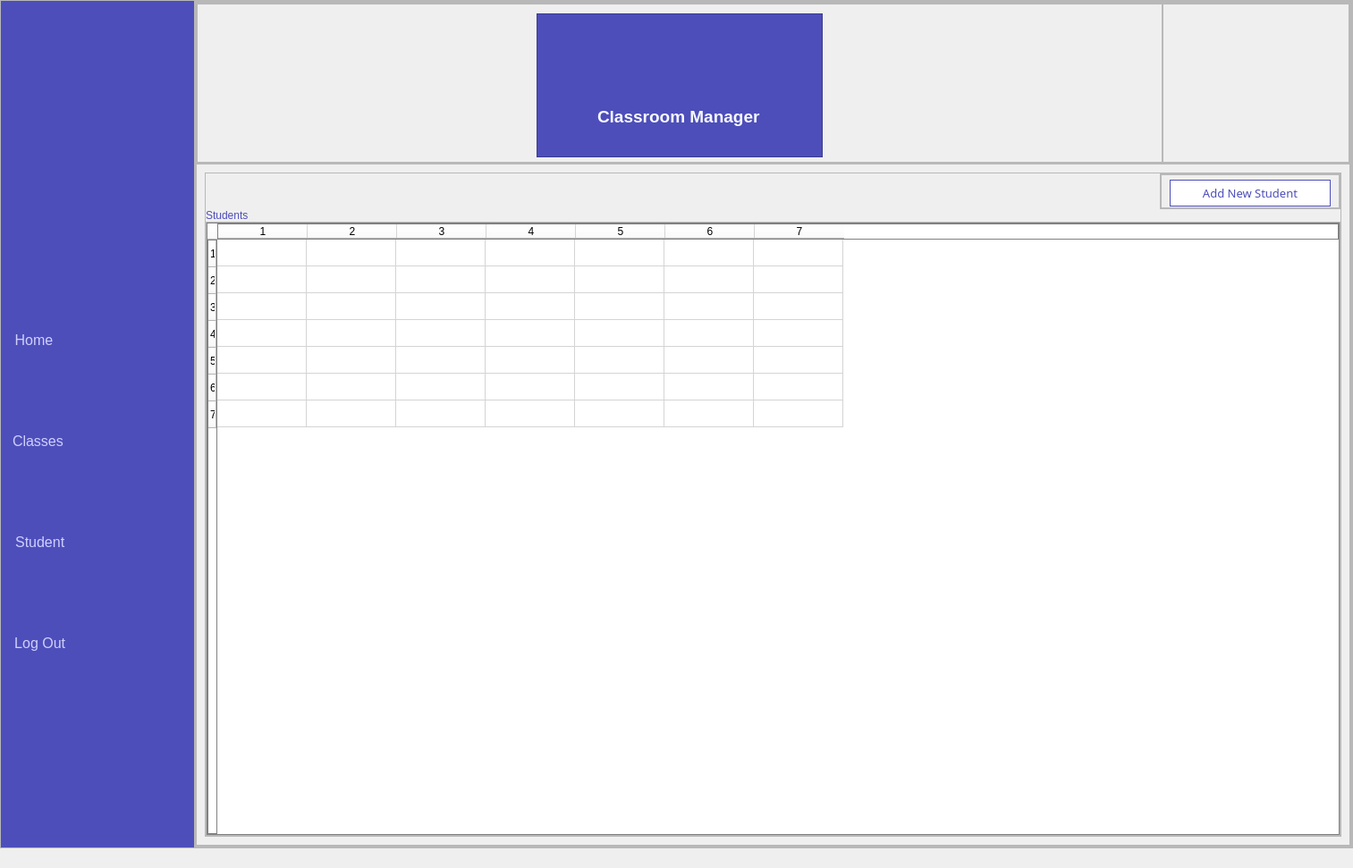
<?xml version="1.0" encoding="UTF-8"?>
<ui version="4.0">
 <class>MainWindow</class>
 <widget class="QMainWindow" name="MainWindow">
  <property name="geometry">
   <rect>
    <x>0</x>
    <y>0</y>
    <width>1513</width>
    <height>971</height>
   </rect>
  </property>
  <property name="cursor">
   <cursorShape>PointingHandCursor</cursorShape>
  </property>
  <property name="windowTitle">
   <string>MainWindow</string>
  </property>
  <property name="styleSheet">
   <string notr="true">background-color: rgb(239, 239, 239);</string>
  </property>
  <widget class="QWidget" name="centralwidget">
   <property name="styleSheet">
    <string notr="true">
QPushButton::hover
{
background-color : rb(47,149,141);
}</string>
   </property>
   <layout class="QHBoxLayout" name="horizontalLayout">
    <property name="spacing">
     <number>0</number>
    </property>
    <property name="leftMargin">
     <number>0</number>
    </property>
    <property name="topMargin">
     <number>0</number>
    </property>
    <property name="rightMargin">
     <number>0</number>
    </property>
    <property name="bottomMargin">
     <number>0</number>
    </property>
    <item>
     <widget class="QFrame" name="frame">
      <property name="frameShape">
       <enum>QFrame::StyledPanel</enum>
      </property>
      <property name="frameShadow">
       <enum>QFrame::Raised</enum>
      </property>
      <layout class="QHBoxLayout" name="horizontalLayout_2">
       <property name="spacing">
        <number>0</number>
       </property>
       <property name="leftMargin">
        <number>0</number>
       </property>
       <property name="topMargin">
        <number>0</number>
       </property>
       <property name="rightMargin">
        <number>0</number>
       </property>
       <property name="bottomMargin">
        <number>0</number>
       </property>
       <item>
        <widget class="QFrame" name="MenuBar">
         <property name="maximumSize">
          <size>
           <width>400</width>
           <height>16777215</height>
          </size>
         </property>
         <property name="styleSheet">
          <string notr="true">
border:2px solid  #f8f8f9;
background-color:#f8f8f9 ;
color:#89919c;

border:2px solid  #4d4eba;
background-color:#4d4eba ;

color:#f6f8ff;
color:#cfcfff   ;





</string>
         </property>
         <property name="frameShape">
          <enum>QFrame::StyledPanel</enum>
         </property>
         <property name="frameShadow">
          <enum>QFrame::Raised</enum>
         </property>
         <layout class="QVBoxLayout" name="verticalLayout">
          <property name="spacing">
           <number>0</number>
          </property>
          <property name="leftMargin">
           <number>0</number>
          </property>
          <property name="topMargin">
           <number>0</number>
          </property>
          <property name="rightMargin">
           <number>0</number>
          </property>
          <property name="bottomMargin">
           <number>0</number>
          </property>
          <item alignment="Qt::AlignHCenter">
           <widget class="QLabel" name="label">
            <property name="minimumSize">
             <size>
              <width>0</width>
              <height>60</height>
             </size>
            </property>
            <property name="maximumSize">
             <size>
              <width>16777215</width>
              <height>160</height>
             </size>
            </property>
            <property name="font">
             <font>
              <pointsize>14</pointsize>
              <weight>75</weight>
              <bold>true</bold>
             </font>
            </property>
            <property name="text">
             <string/>
            </property>
            <property name="pixmap">
             <pixmap resource="Resources.qrc">:/Icons/Icons/logoBook-removebg-preview.png</pixmap>
            </property>
            <property name="alignment">
             <set>Qt::AlignCenter</set>
            </property>
           </widget>
          </item>
          <item>
           <widget class="Line" name="line_2">
            <property name="font">
             <font>
              <pointsize>16</pointsize>
             </font>
            </property>
            <property name="styleSheet">
             <string notr="true">color: rgb(255, 255, 127);
background-color: rgb(0, 255, 255);</string>
            </property>
            <property name="orientation">
             <enum>Qt::Horizontal</enum>
            </property>
           </widget>
          </item>
          <item>
           <spacer name="verticalSpacer">
            <property name="orientation">
             <enum>Qt::Vertical</enum>
            </property>
            <property name="sizeType">
             <enum>QSizePolicy::Maximum</enum>
            </property>
            <property name="sizeHint" stdset="0">
             <size>
              <width>15</width>
              <height>30</height>
             </size>
            </property>
           </spacer>
          </item>
          <item>
           <widget class="QPushButton" name="btnHomeMenu">
            <property name="maximumSize">
             <size>
              <width>16777215</width>
              <height>62</height>
             </size>
            </property>
            <property name="font">
             <font>
              <family>MS Shell Dlg 2</family>
              <pointsize>12</pointsize>
             </font>
            </property>
            <property name="cursor">
             <cursorShape>PointingHandCursor</cursorShape>
            </property>
            <property name="layoutDirection">
             <enum>Qt::LeftToRight</enum>
            </property>
            <property name="styleSheet">
             <string notr="true">QPushButton:hover {  
	background-color:#6c70ca;
	border-radius:13px;
	color:#f6f8ff;	
    icon: url(:/Icons/Icons/DashboardWhite.png);

}
</string>
            </property>
            <property name="text">
             <string>  Home                                  </string>
            </property>
            <property name="icon">
             <iconset resource="Resources.qrc">
              <normaloff>:/Icons/Icons/DashboardWhite.png</normaloff>:/Icons/Icons/DashboardWhite.png</iconset>
            </property>
            <property name="iconSize">
             <size>
              <width>40</width>
              <height>40</height>
             </size>
            </property>
            <property name="autoDefault">
             <bool>false</bool>
            </property>
            <property name="default">
             <bool>false</bool>
            </property>
            <property name="flat">
             <bool>false</bool>
            </property>
           </widget>
          </item>
          <item>
           <widget class="QPushButton" name="btnMenuClass">
            <property name="maximumSize">
             <size>
              <width>16777215</width>
              <height>62</height>
             </size>
            </property>
            <property name="font">
             <font>
              <family>MS Shell Dlg 2</family>
              <pointsize>12</pointsize>
             </font>
            </property>
            <property name="cursor">
             <cursorShape>PointingHandCursor</cursorShape>
            </property>
            <property name="layoutDirection">
             <enum>Qt::LeftToRight</enum>
            </property>
            <property name="styleSheet">
             <string notr="true">QPushButton:hover {  
	background-color:#6c70ca;
	border-radius:13px;
	color:#f6f8ff;	

}
</string>
            </property>
            <property name="text">
             <string>  Classes                                </string>
            </property>
            <property name="icon">
             <iconset resource="Resources.qrc">
              <normaloff>:/Icons/Icons/icons8-class-40.png</normaloff>:/Icons/Icons/icons8-class-40.png</iconset>
            </property>
            <property name="iconSize">
             <size>
              <width>40</width>
              <height>40</height>
             </size>
            </property>
            <property name="autoDefault">
             <bool>false</bool>
            </property>
            <property name="default">
             <bool>false</bool>
            </property>
            <property name="flat">
             <bool>false</bool>
            </property>
           </widget>
          </item>
          <item>
           <widget class="QPushButton" name="btnStudent">
            <property name="maximumSize">
             <size>
              <width>16777215</width>
              <height>62</height>
             </size>
            </property>
            <property name="font">
             <font>
              <family>MS Shell Dlg 2</family>
              <pointsize>12</pointsize>
             </font>
            </property>
            <property name="cursor">
             <cursorShape>PointingHandCursor</cursorShape>
            </property>
            <property name="layoutDirection">
             <enum>Qt::LeftToRight</enum>
            </property>
            <property name="styleSheet">
             <string notr="true">QPushButton:hover {  
	background-color:#6c70ca;
	border-radius:13px;
	color:#f6f8ff;	

}
</string>
            </property>
            <property name="text">
             <string>  Student                               </string>
            </property>
            <property name="icon">
             <iconset resource="Resources.qrc">
              <normaloff>:/Icons/Icons/icons8-schoolboy-at-a-desk-40.png</normaloff>:/Icons/Icons/icons8-schoolboy-at-a-desk-40.png</iconset>
            </property>
            <property name="iconSize">
             <size>
              <width>40</width>
              <height>40</height>
             </size>
            </property>
            <property name="autoDefault">
             <bool>false</bool>
            </property>
            <property name="default">
             <bool>false</bool>
            </property>
            <property name="flat">
             <bool>false</bool>
            </property>
           </widget>
          </item>
          <item>
           <widget class="QPushButton" name="btnLogOut">
            <property name="maximumSize">
             <size>
              <width>16777215</width>
              <height>62</height>
             </size>
            </property>
            <property name="font">
             <font>
              <family>MS Shell Dlg 2</family>
              <pointsize>12</pointsize>
             </font>
            </property>
            <property name="cursor">
             <cursorShape>PointingHandCursor</cursorShape>
            </property>
            <property name="layoutDirection">
             <enum>Qt::LeftToRight</enum>
            </property>
            <property name="styleSheet">
             <string notr="true">QPushButton:hover {  
	background-color:#6c70ca;
	border-radius:13px;
	color:#f6f8ff;	

}
</string>
            </property>
            <property name="text">
             <string>  Log Out                               </string>
            </property>
            <property name="icon">
             <iconset resource="Resources.qrc">
              <normaloff>:/Icons/Icons/icons8-logout-40.png</normaloff>:/Icons/Icons/icons8-logout-40.png</iconset>
            </property>
            <property name="iconSize">
             <size>
              <width>40</width>
              <height>40</height>
             </size>
            </property>
            <property name="autoDefault">
             <bool>false</bool>
            </property>
            <property name="default">
             <bool>false</bool>
            </property>
            <property name="flat">
             <bool>false</bool>
            </property>
           </widget>
          </item>
          <item>
           <spacer name="verticalSpacer_2">
            <property name="orientation">
             <enum>Qt::Vertical</enum>
            </property>
            <property name="sizeType">
             <enum>QSizePolicy::Maximum</enum>
            </property>
            <property name="sizeHint" stdset="0">
             <size>
              <width>100</width>
              <height>140</height>
             </size>
            </property>
           </spacer>
          </item>
         </layout>
        </widget>
       </item>
       <item>
        <widget class="QFrame" name="Window">
         <property name="styleSheet">
          <string notr="true">background-color: rgb(239, 239, 239);
QPushButton::hover

{
background-color : rgb(41,149,141);
color:#48ACAC
}</string>
         </property>
         <property name="frameShape">
          <enum>QFrame::StyledPanel</enum>
         </property>
         <property name="frameShadow">
          <enum>QFrame::Raised</enum>
         </property>
         <layout class="QHBoxLayout" name="horizontalLayout_3">
          <property name="spacing">
           <number>0</number>
          </property>
          <property name="leftMargin">
           <number>0</number>
          </property>
          <property name="topMargin">
           <number>0</number>
          </property>
          <property name="rightMargin">
           <number>0</number>
          </property>
          <property name="bottomMargin">
           <number>0</number>
          </property>
          <item>
           <widget class="QFrame" name="frame_2">
            <property name="frameShape">
             <enum>QFrame::StyledPanel</enum>
            </property>
            <property name="frameShadow">
             <enum>QFrame::Raised</enum>
            </property>
            <layout class="QVBoxLayout" name="verticalLayout_2">
             <property name="spacing">
              <number>0</number>
             </property>
             <property name="leftMargin">
              <number>0</number>
             </property>
             <property name="topMargin">
              <number>0</number>
             </property>
             <property name="rightMargin">
              <number>0</number>
             </property>
             <property name="bottomMargin">
              <number>0</number>
             </property>
             <item>
              <widget class="QFrame" name="frame_3">
               <property name="minimumSize">
                <size>
                 <width>0</width>
                 <height>180</height>
                </size>
               </property>
               <property name="maximumSize">
                <size>
                 <width>16777215</width>
                 <height>16777215</height>
                </size>
               </property>
               <property name="frameShape">
                <enum>QFrame::StyledPanel</enum>
               </property>
               <property name="frameShadow">
                <enum>QFrame::Raised</enum>
               </property>
               <layout class="QHBoxLayout" name="horizontalLayout_5">
                <property name="spacing">
                 <number>0</number>
                </property>
                <property name="leftMargin">
                 <number>0</number>
                </property>
                <property name="topMargin">
                 <number>0</number>
                </property>
                <property name="rightMargin">
                 <number>0</number>
                </property>
                <property name="bottomMargin">
                 <number>0</number>
                </property>
                <item alignment="Qt::AlignHCenter">
                 <widget class="QFrame" name="frame_5">
                  <property name="minimumSize">
                   <size>
                    <width>1080</width>
                    <height>0</height>
                   </size>
                  </property>
                  <property name="frameShape">
                   <enum>QFrame::StyledPanel</enum>
                  </property>
                  <property name="frameShadow">
                   <enum>QFrame::Raised</enum>
                  </property>
                  <layout class="QHBoxLayout" name="horizontalLayout_6">
                   <property name="spacing">
                    <number>0</number>
                   </property>
                   <property name="leftMargin">
                    <number>0</number>
                   </property>
                   <property name="topMargin">
                    <number>10</number>
                   </property>
                   <property name="rightMargin">
                    <number>0</number>
                   </property>
                   <property name="bottomMargin">
                    <number>5</number>
                   </property>
                   <item>
                    <widget class="QFrame" name="frame_7">
                     <property name="maximumSize">
                      <size>
                       <width>320</width>
                       <height>16777215</height>
                      </size>
                     </property>
                     <property name="mouseTracking">
                      <bool>true</bool>
                     </property>
                     <property name="styleSheet">
                      <string notr="true">background-color: rgb(77, 78, 186);</string>
                     </property>
                     <property name="frameShape">
                      <enum>QFrame::StyledPanel</enum>
                     </property>
                     <property name="frameShadow">
                      <enum>QFrame::Raised</enum>
                     </property>
                     <layout class="QVBoxLayout" name="verticalLayout_3">
                      <property name="spacing">
                       <number>0</number>
                      </property>
                      <item alignment="Qt::AlignHCenter">
                       <widget class="QLabel" name="label_2">
                        <property name="text">
                         <string/>
                        </property>
                        <property name="pixmap">
                         <pixmap resource="Resources.qrc">:/Icons/Icons/smallerLogo.png</pixmap>
                        </property>
                       </widget>
                      </item>
                      <item alignment="Qt::AlignHCenter">
                       <widget class="QLabel" name="label_3">
                        <property name="text">
                         <string>&lt;html&gt;&lt;head/&gt;&lt;body&gt;&lt;p&gt;&lt;span style=&quot; font-size:14pt; font-weight:600; color:#f6f8ff;&quot;&gt;Classroom Manager&lt;/span&gt;&lt;/p&gt;&lt;/body&gt;&lt;/html&gt;</string>
                        </property>
                       </widget>
                      </item>
                     </layout>
                    </widget>
                   </item>
                  </layout>
                 </widget>
                </item>
                <item>
                 <widget class="QFrame" name="frame_6">
                  <property name="frameShape">
                   <enum>QFrame::StyledPanel</enum>
                  </property>
                  <property name="frameShadow">
                   <enum>QFrame::Raised</enum>
                  </property>
                 </widget>
                </item>
               </layout>
              </widget>
             </item>
             <item>
              <widget class="QFrame" name="frame_4">
               <property name="frameShape">
                <enum>QFrame::StyledPanel</enum>
               </property>
               <property name="frameShadow">
                <enum>QFrame::Raised</enum>
               </property>
               <layout class="QHBoxLayout" name="horizontalLayout_4">
                <property name="spacing">
                 <number>0</number>
                </property>
                <property name="leftMargin">
                 <number>0</number>
                </property>
                <property name="topMargin">
                 <number>0</number>
                </property>
                <property name="rightMargin">
                 <number>0</number>
                </property>
                <property name="bottomMargin">
                 <number>0</number>
                </property>
                <item>
                 <widget class="QStackedWidget" name="stackedWidget">
                  <property name="currentIndex">
                   <number>3</number>
                  </property>
                  <widget class="QWidget" name="hjhjh">
                   <widget class="QLabel" name="label_5">
                    <property name="geometry">
                     <rect>
                      <x>390</x>
                      <y>170</y>
                      <width>68</width>
                      <height>19</height>
                     </rect>
                    </property>
                    <property name="text">
                     <string>TextLabel</string>
                    </property>
                   </widget>
                  </widget>
                  <widget class="QWidget" name="ClassPage">
                   <layout class="QVBoxLayout" name="verticalLayout_4">
                    <item>
                     <widget class="QFrame" name="frame_79">
                      <property name="frameShape">
                       <enum>QFrame::StyledPanel</enum>
                      </property>
                      <property name="frameShadow">
                       <enum>QFrame::Raised</enum>
                      </property>
                      <layout class="QVBoxLayout" name="verticalLayout_36">
                       <property name="spacing">
                        <number>0</number>
                       </property>
                       <property name="leftMargin">
                        <number>0</number>
                       </property>
                       <property name="topMargin">
                        <number>0</number>
                       </property>
                       <property name="rightMargin">
                        <number>0</number>
                       </property>
                       <property name="bottomMargin">
                        <number>0</number>
                       </property>
                       <item alignment="Qt::AlignRight">
                        <widget class="QFrame" name="frame_81">
                         <property name="maximumSize">
                          <size>
                           <width>16777215</width>
                           <height>40</height>
                          </size>
                         </property>
                         <property name="frameShape">
                          <enum>QFrame::StyledPanel</enum>
                         </property>
                         <property name="frameShadow">
                          <enum>QFrame::Raised</enum>
                         </property>
                         <layout class="QHBoxLayout" name="horizontalLayout_47">
                          <property name="spacing">
                           <number>0</number>
                          </property>
                          <property name="leftMargin">
                           <number>0</number>
                          </property>
                          <property name="topMargin">
                           <number>0</number>
                          </property>
                          <property name="rightMargin">
                           <number>0</number>
                          </property>
                          <property name="bottomMargin">
                           <number>0</number>
                          </property>
                          <item alignment="Qt::AlignHCenter|Qt::AlignTop">
                           <widget class="QFrame" name="frame_83">
                            <property name="minimumSize">
                             <size>
                              <width>200</width>
                              <height>0</height>
                             </size>
                            </property>
                            <property name="frameShape">
                             <enum>QFrame::StyledPanel</enum>
                            </property>
                            <property name="frameShadow">
                             <enum>QFrame::Raised</enum>
                            </property>
                            <layout class="QVBoxLayout" name="verticalLayout_43">
                             <property name="topMargin">
                              <number>5</number>
                             </property>
                             <item>
                              <widget class="QPushButton" name="btnAddNewClass">
                               <property name="minimumSize">
                                <size>
                                 <width>0</width>
                                 <height>30</height>
                                </size>
                               </property>
                               <property name="font">
                                <font>
                                 <family>Century Gothic</family>
                                 <pointsize>10</pointsize>
                                </font>
                               </property>
                               <property name="cursor">
                                <cursorShape>PointingHandCursor</cursorShape>
                               </property>
                               <property name="styleSheet">
                                <string notr="true">#btnAddNewClass
{
border:1px solid #4d4eba;
background-color: rgb(255, 255, 255);
color: #4d4eba;

}
#btnAddNewClass::hover
{
background-color:#4d4eba;
color: white;

}



</string>
                               </property>
                               <property name="text">
                                <string>Add New Class</string>
                               </property>
                              </widget>
                             </item>
                            </layout>
                           </widget>
                          </item>
                         </layout>
                        </widget>
                       </item>
                       <item>
                        <widget class="QLabel" name="label_4">
                         <property name="styleSheet">
                          <string notr="true">color:#48ACAC;
font: 14pt &quot;MS Shell Dlg 2&quot;;</string>
                         </property>
                         <property name="text">
                          <string>&lt;html&gt;&lt;head/&gt;&lt;body&gt;&lt;p&gt;&lt;span style=&quot; color:#4d4eba;&quot;&gt;         Classes&lt;/span&gt;&lt;/p&gt;&lt;/body&gt;&lt;/html&gt;</string>
                         </property>
                        </widget>
                       </item>
                       <item>
                        <widget class="QFrame" name="frame_89">
                         <property name="frameShape">
                          <enum>QFrame::StyledPanel</enum>
                         </property>
                         <property name="frameShadow">
                          <enum>QFrame::Raised</enum>
                         </property>
                         <layout class="QVBoxLayout" name="verticalLayout_37">
                          <property name="spacing">
                           <number>0</number>
                          </property>
                          <property name="leftMargin">
                           <number>0</number>
                          </property>
                          <property name="topMargin">
                           <number>0</number>
                          </property>
                          <property name="rightMargin">
                           <number>0</number>
                          </property>
                          <property name="bottomMargin">
                           <number>0</number>
                          </property>
                          <item>
                           <widget class="QTableWidget" name="tableAllClasses">
                            <property name="styleSheet">
                             <string notr="true">border: 1px solid grey;
background-color: rgb(255, 255, 255);</string>
                            </property>
                            <property name="editTriggers">
                             <set>QAbstractItemView::NoEditTriggers</set>
                            </property>
                            <property name="rowCount">
                             <number>7</number>
                            </property>
                            <property name="columnCount">
                             <number>7</number>
                            </property>
                            <row/>
                            <row/>
                            <row/>
                            <row/>
                            <row/>
                            <row/>
                            <row/>
                            <column/>
                            <column/>
                            <column/>
                            <column/>
                            <column/>
                            <column/>
                            <column/>
                           </widget>
                          </item>
                         </layout>
                        </widget>
                       </item>
                      </layout>
                     </widget>
                    </item>
                   </layout>
                  </widget>
                  <widget class="QWidget" name="HomePage">
                   <layout class="QVBoxLayout" name="verticalLayout_5">
                    <item>
                     <widget class="QFrame" name="frame_8">
                      <property name="frameShape">
                       <enum>QFrame::StyledPanel</enum>
                      </property>
                      <property name="frameShadow">
                       <enum>QFrame::Raised</enum>
                      </property>
                     </widget>
                    </item>
                   </layout>
                  </widget>
                  <widget class="QWidget" name="StudentPage">
                   <layout class="QVBoxLayout" name="verticalLayout_6">
                    <item>
                     <widget class="QFrame" name="frame_80">
                      <property name="frameShape">
                       <enum>QFrame::StyledPanel</enum>
                      </property>
                      <property name="frameShadow">
                       <enum>QFrame::Raised</enum>
                      </property>
                      <layout class="QVBoxLayout" name="verticalLayout_38">
                       <property name="spacing">
                        <number>0</number>
                       </property>
                       <property name="leftMargin">
                        <number>0</number>
                       </property>
                       <property name="topMargin">
                        <number>0</number>
                       </property>
                       <property name="rightMargin">
                        <number>0</number>
                       </property>
                       <property name="bottomMargin">
                        <number>0</number>
                       </property>
                       <item alignment="Qt::AlignRight">
                        <widget class="QFrame" name="frame_82">
                         <property name="maximumSize">
                          <size>
                           <width>16777215</width>
                           <height>40</height>
                          </size>
                         </property>
                         <property name="frameShape">
                          <enum>QFrame::StyledPanel</enum>
                         </property>
                         <property name="frameShadow">
                          <enum>QFrame::Raised</enum>
                         </property>
                         <layout class="QHBoxLayout" name="horizontalLayout_48">
                          <property name="spacing">
                           <number>0</number>
                          </property>
                          <property name="leftMargin">
                           <number>0</number>
                          </property>
                          <property name="topMargin">
                           <number>0</number>
                          </property>
                          <property name="rightMargin">
                           <number>0</number>
                          </property>
                          <property name="bottomMargin">
                           <number>0</number>
                          </property>
                          <item alignment="Qt::AlignHCenter|Qt::AlignTop">
                           <widget class="QFrame" name="frame_84">
                            <property name="minimumSize">
                             <size>
                              <width>200</width>
                              <height>0</height>
                             </size>
                            </property>
                            <property name="frameShape">
                             <enum>QFrame::StyledPanel</enum>
                            </property>
                            <property name="frameShadow">
                             <enum>QFrame::Raised</enum>
                            </property>
                            <layout class="QVBoxLayout" name="verticalLayout_44">
                             <property name="topMargin">
                              <number>5</number>
                             </property>
                             <item>
                              <widget class="QPushButton" name="btnAddNewStudent">
                               <property name="minimumSize">
                                <size>
                                 <width>0</width>
                                 <height>30</height>
                                </size>
                               </property>
                               <property name="font">
                                <font>
                                 <family>Century Gothic</family>
                                 <pointsize>10</pointsize>
                                </font>
                               </property>
                               <property name="cursor">
                                <cursorShape>PointingHandCursor</cursorShape>
                               </property>
                               <property name="styleSheet">
                                <string notr="true">#btnAddNewStudent
{
border:1px solid #4d4eba;
background-color: rgb(255, 255, 255);
color: #4d4eba;

}
#btnAddNewStudent::hover
{
background-color:#4d4eba;
color: white;

}



</string>
                               </property>
                               <property name="text">
                                <string>Add New Student</string>
                               </property>
                              </widget>
                             </item>
                            </layout>
                           </widget>
                          </item>
                         </layout>
                        </widget>
                       </item>
                       <item>
                        <widget class="QLabel" name="label_7">
                         <property name="styleSheet">
                          <string notr="true">color:#48ACAC;
font: 14pt &quot;MS Shell Dlg 2&quot;;</string>
                         </property>
                         <property name="text">
                          <string>&lt;html&gt;&lt;head/&gt;&lt;body&gt;&lt;p&gt;&lt;span style=&quot; color:#4d4eba;&quot;&gt;Students&lt;/span&gt;&lt;/p&gt;&lt;/body&gt;&lt;/html&gt;</string>
                         </property>
                        </widget>
                       </item>
                       <item>
                        <widget class="QFrame" name="frame_90">
                         <property name="frameShape">
                          <enum>QFrame::StyledPanel</enum>
                         </property>
                         <property name="frameShadow">
                          <enum>QFrame::Raised</enum>
                         </property>
                         <layout class="QVBoxLayout" name="verticalLayout_39">
                          <property name="spacing">
                           <number>0</number>
                          </property>
                          <property name="leftMargin">
                           <number>0</number>
                          </property>
                          <property name="topMargin">
                           <number>0</number>
                          </property>
                          <property name="rightMargin">
                           <number>0</number>
                          </property>
                          <property name="bottomMargin">
                           <number>0</number>
                          </property>
                          <item>
                           <widget class="QTableWidget" name="tableStudentData">
                            <property name="styleSheet">
                             <string notr="true">border: 1px solid grey;
background-color: rgb(255, 255, 255);</string>
                            </property>
                            <property name="editTriggers">
                             <set>QAbstractItemView::NoEditTriggers</set>
                            </property>
                            <property name="rowCount">
                             <number>7</number>
                            </property>
                            <property name="columnCount">
                             <number>7</number>
                            </property>
                            <row/>
                            <row/>
                            <row/>
                            <row/>
                            <row/>
                            <row/>
                            <row/>
                            <column/>
                            <column/>
                            <column/>
                            <column/>
                            <column/>
                            <column/>
                            <column/>
                           </widget>
                          </item>
                         </layout>
                        </widget>
                       </item>
                      </layout>
                     </widget>
                    </item>
                   </layout>
                  </widget>
                 </widget>
                </item>
               </layout>
              </widget>
             </item>
            </layout>
           </widget>
          </item>
         </layout>
        </widget>
       </item>
      </layout>
     </widget>
    </item>
   </layout>
  </widget>
  <widget class="QStatusBar" name="statusbar"/>
 </widget>
 <resources>
  <include location="Resources.qrc"/>
 </resources>
 <connections/>
</ui>
